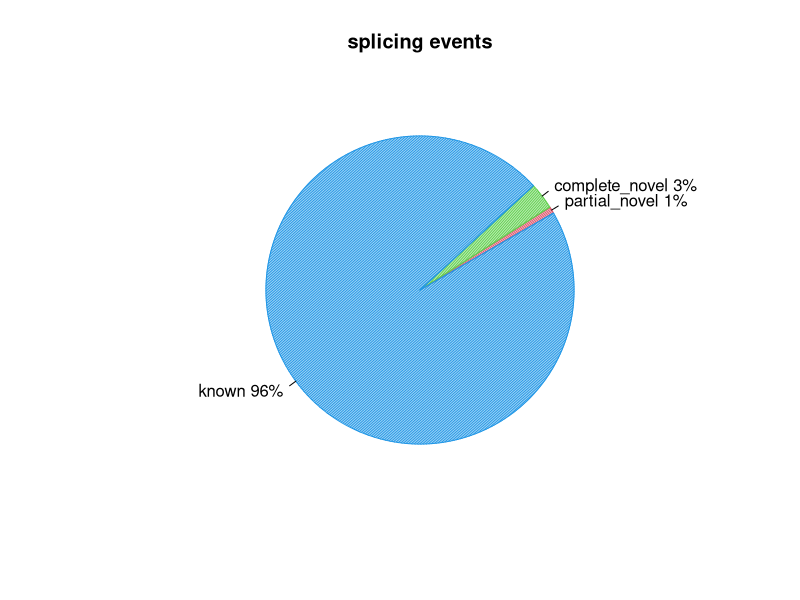
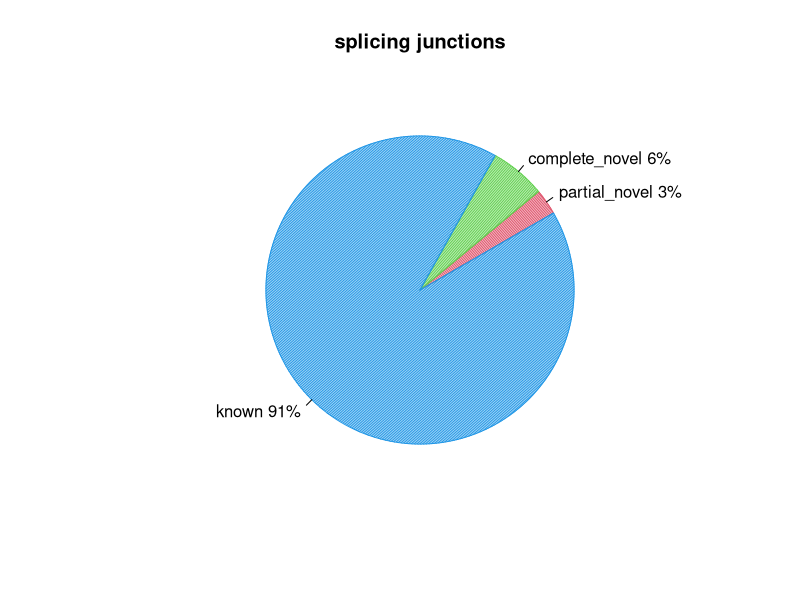

The R script that drew these images, in order:
pdf("/out/junction_annotation.splice_events.pdf")
events=c(0.7079495052882975,2.789150460593654,96.49010576595019)
pie(events,col=c(2,3,4),init.angle=30,angle=c(60,120,150),density=c(70,70,70),main="splicing events",labels=c("partial_novel 1%","complete_novel 3%","known 96%"))
dev.off()
pdf("/out/junction_annotation.splice_junction.pdf")
junction=c(2.698558724317694,5.857099049371358,91.44434222631095)
pie(junction,col=c(2,3,4),init.angle=30,angle=c(60,120,150),density=c(70,70,70),main="splicing junctions",labels=c("partial_novel 3%","complete_novel 6%","known 91%"))
dev.off()
